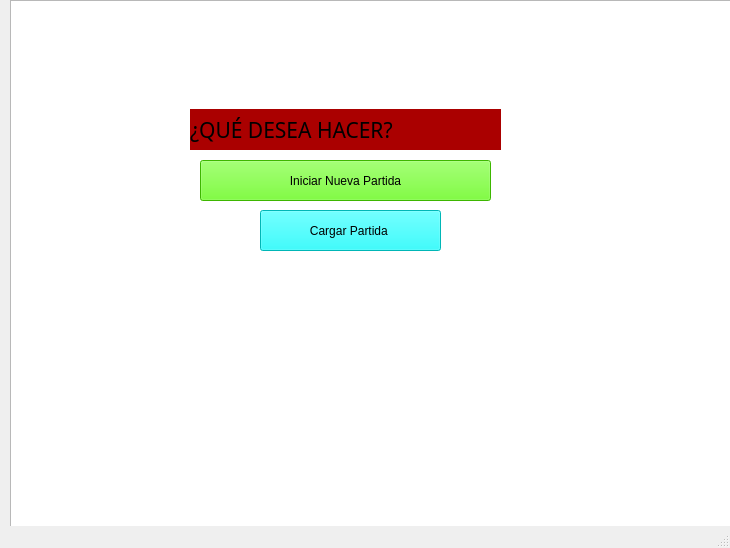
<?xml version="1.0" encoding="UTF-8"?>
<ui version="4.0">
 <class>Cargar_Partidas</class>
 <widget class="QMainWindow" name="Cargar_Partidas">
  <property name="geometry">
   <rect>
    <x>0</x>
    <y>0</y>
    <width>730</width>
    <height>548</height>
   </rect>
  </property>
  <property name="windowTitle">
   <string>Harry Potter</string>
  </property>
  <widget class="QWidget" name="centralwidget">
   <widget class="QGraphicsView" name="graphicsView">
    <property name="geometry">
     <rect>
      <x>10</x>
      <y>0</y>
      <width>730</width>
      <height>548</height>
     </rect>
    </property>
   </widget>
   <widget class="QPushButton" name="pushButton">
    <property name="geometry">
     <rect>
      <x>260</x>
      <y>210</y>
      <width>181</width>
      <height>41</height>
     </rect>
    </property>
    <property name="styleSheet">
     <string notr="true">font: 18pt &quot;MV Boli&quot;;
background-color: rgb(0, 255, 255);</string>
    </property>
    <property name="text">
     <string>Cargar Partida </string>
    </property>
   </widget>
   <widget class="QPushButton" name="pushButton_2">
    <property name="geometry">
     <rect>
      <x>200</x>
      <y>160</y>
      <width>291</width>
      <height>41</height>
     </rect>
    </property>
    <property name="styleSheet">
     <string notr="true">font: 18pt &quot;MV Boli&quot;;
background-color: rgb(85, 255, 0);</string>
    </property>
    <property name="text">
     <string>Iniciar Nueva Partida</string>
    </property>
   </widget>
   <widget class="QLabel" name="label">
    <property name="geometry">
     <rect>
      <x>190</x>
      <y>109</y>
      <width>311</width>
      <height>41</height>
     </rect>
    </property>
    <property name="font">
     <font>
      <family>Papyrus</family>
      <pointsize>16</pointsize>
     </font>
    </property>
    <property name="styleSheet">
     <string notr="true">background-color: rgb(170, 0, 0);</string>
    </property>
    <property name="text">
     <string>¿QUÉ DESEA HACER?</string>
    </property>
   </widget>
  </widget>
  <widget class="QMenuBar" name="menubar">
   <property name="geometry">
    <rect>
     <x>0</x>
     <y>0</y>
     <width>730</width>
     <height>21</height>
    </rect>
   </property>
  </widget>
  <widget class="QStatusBar" name="statusbar"/>
 </widget>
 <resources/>
 <connections/>
</ui>
